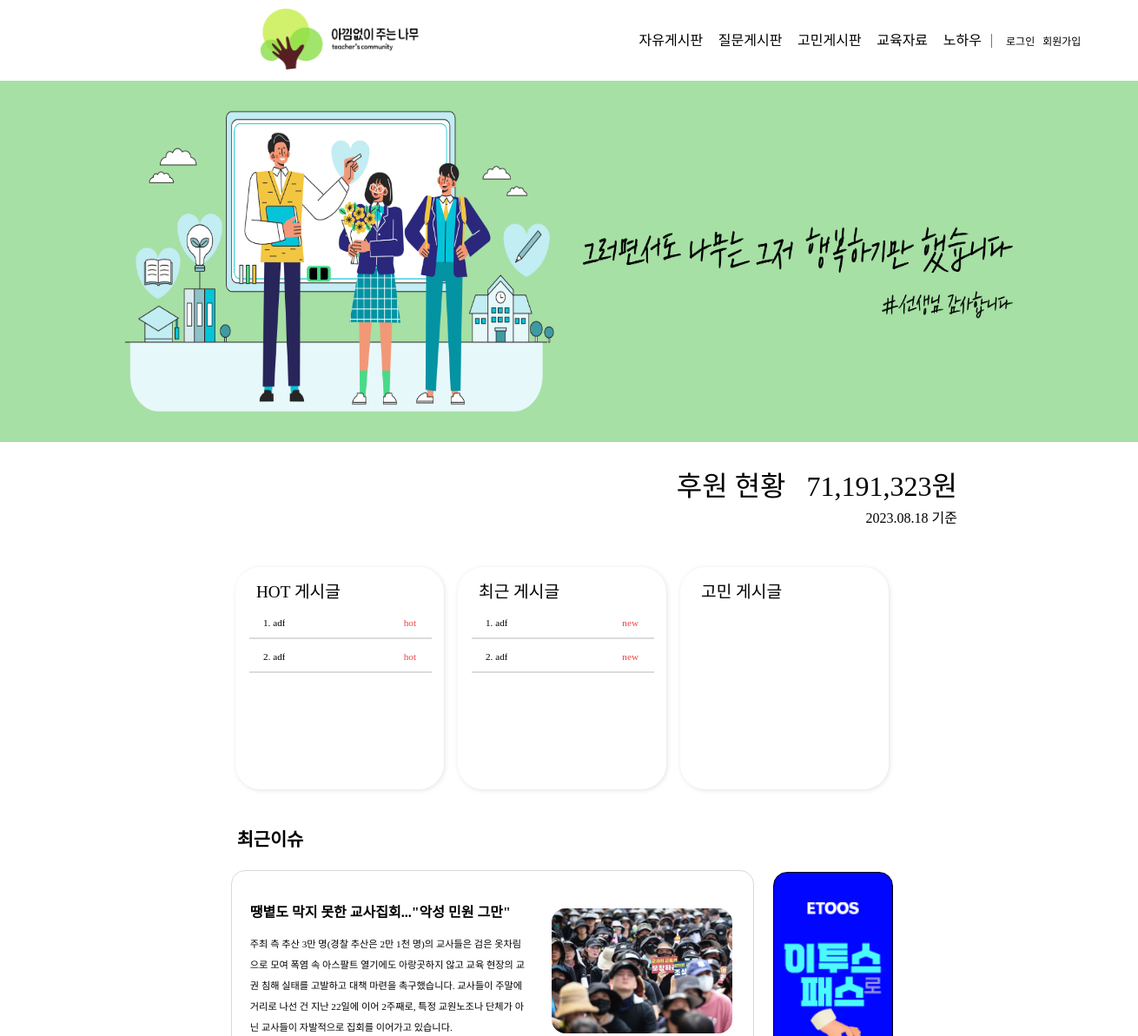
Before: / (upper part) with the older database file.
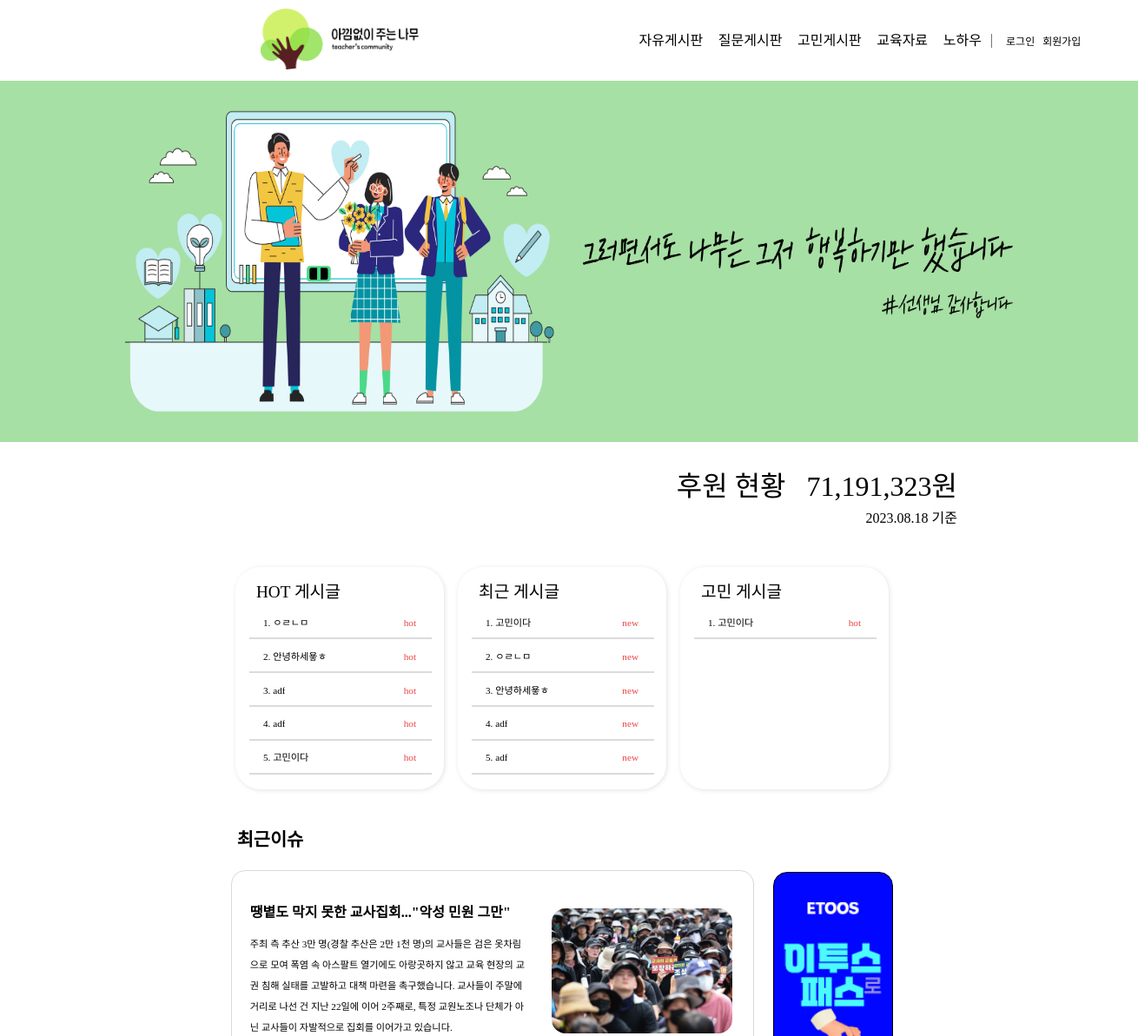
After: the same page with the newer database file.
### teacher_community/models.py (models this page shows, shortened)
class Post(models.Model):
    author = models.ForeignKey(
        Teacher, related_name="post_author", on_delete=models.CASCADE
    )
    title = models.CharField(max_length=255)
    content = models.TextField()
    created_at = models.DateTimeField(auto_now_add=True)
    updated_at = models.DateTimeField(auto_now=True)
    views = models.PositiveIntegerField(default=0)  # 조회수 필드 추가
    likes_user = models.ManyToManyField(
        settings.AUTH_USER_MODEL, related_name="likes_user", blank=True
    )
    category = models.CharField(max_length=10)
    file = models.FileField(upload_to="post_files/", blank=True, null=True)  # 파일 첨부 필드
    class Meta:
        ordering = ["-created_at"]  # 최신 글이 먼저 오도록 정렬

### teacher_community/views.py (the view)
# urls.py: path("", views.main, name="main"),
def main(request):
    concern_posts = Post.objects.filter(category='고민게시판').order_by('-views')[:5]
    hot_posts = Post.objects.order_by('-views')[:5]  # 조회수가 높은 상위 5개 게시글 가져오기
    recent_posts = Post.objects.order_by('-created_at')[:5]  # 최신 게시글 가져오기
    return render(request, 'main.html', {'concern_posts': concern_posts, 'hot_posts': hot_posts, 'recent_posts': recent_posts})

### templates/main.html (shortened to what this page needs)
{% extends 'nav_footer.html' %} {% load static %} {% block content %}
<!DOCTYPE html>
<html lang="ko">
  <head>
    <link rel="stylesheet" href="{% static 'css/new.css' %}" />
    <link rel="stylesheet" href="{% static 'css/main.css' %}" />
    <link
      rel="stylesheet"
      href="https://cdnjs.cloudflare.com/ajax/libs/font-awesome/6.0.0-beta3/css/all.min.css"
    />
  </head>
  <body>
    <img class="mainimg" src="{% static 'img/main_img.png' %}" />
    <div class="mon">
      <p class="monnow">후원 현황</p>
      <p class="count">0</p>
      원
    </div>
    <p class="date">2023.08.18 기준</p>
    <div class="boxwrap">
      <div class="box">
        <div class="hot-posts">
            <p class="text">HOT 게시글</p>
            {% for post in hot_posts %}
              <p class="intext">
                <a class="blockflow" href="{% url 'detail' post.id %}">{{ forloop.counter }}. {{ post.title }}</a>
                <span class="new">hot</span>
              </p>
              <hr class="hr1">
            {% endfor %}
        </div>
      </div>
      <div class="box">
        <div class="hot-posts">
            <p class="text">최근 게시글</p>
            {% for post in recent_posts %}
                <p class="intext"><a class = "blockflow" href="{% url 'detail' post.id %}">{{forloop.counter}}. {{ post.title }}</a><span class="new">new</span><img class="up" src="{% static 'img/Icon-Up@2x.png' %}"></p>
                <hr class="hr1">
            {% endfor %}
        </div>
      </div>
      <div class="box">
        <div class="hot-posts">
            <p class="text">고민 게시글</p>
            {% for post in concern_posts %}
                <p class="intext"><a class = "blockflow" href="{% url 'detail' post.id %}">{{forloop.counter}}. {{ post.title }}<a><span class="new">hot</span><img class="up" src="{% static 'img/Icon-Up@2x.png' %}"></p>
                <hr class="hr1">
            {% endfor %}
        </div>
      </div>
    </div>
    <div class="title">최근이슈</div>
    <div class="isuue_wrap">
      <div class="squareWrap">
        <div class="square">
          <a
            href="https://news.sbs.co.kr/news/endPage.do?news_id=N1007288278&plink=ORI&cooper=NAVER"
            target="_blank"
            ><p class="article_title1">
              땡볕도 막지 못한 교사집회..."악성 민원 그만"
            </p></a
          >
          <p class="article1">
            주최 측 추산 3만 명(경찰 추산은 2만 1천 명)의 교사들은 검은
            옷차림으로 모여 폭염 속 아스팔트 열기에도 아랑곳하지 않고 교육
            현장의 교권 침해 실태를 고발하고 대책 마련을 촉구했습니다. 교사들이
            주말에 거리로 나선 건 지난 22일에 이어 2주째로, 특정 교원노조나
            단체가 아닌 교사들이 자발적으로 집회를 이어가고 있습니다.
          </p>
          <div class="right_square1"></div>
        </div>
        <div class="adsquare"></div>
      </div>
    </div>
  </body>
</html>
{% endblock %}

Changed rows visible on the page:
added Post: title "ㅇㄹㄴㅁ"
added Post: title "안녕하세욯ㅎ"
added Post: title "고민이다"
